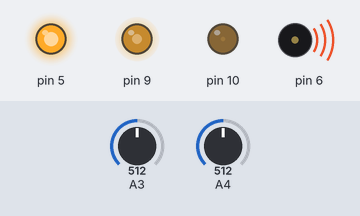
Bench run of a sketch on a simulated Arduino Leonardo, built with avr-gcc and run on an emulated ATmega32U4. Parts: output pins drawn as LEDs (lit = HIGH), buzzer (waves = sounding). Inputs (shaded band) come from the test bench; at power-on: A4 = 512, A3 = 512.

Above: at 1.2 s.
1.3 s: A4 set to 716
At 1.6 s:
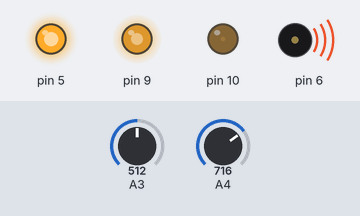
2.8 s: A3 set to 272
4.3 s: A3 set to 239
At 5.1 s:
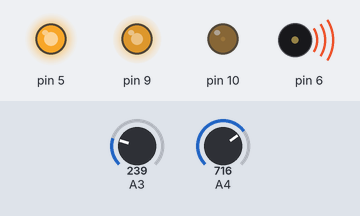
5.8 s: A4 set to 900
At 6.3 s:
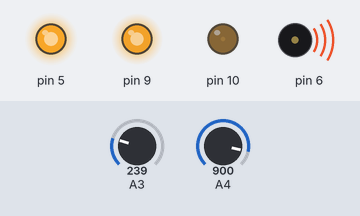
7.3 s: A3 set to 122
At 8.5 s:
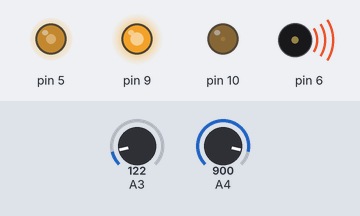
8.8 s: A4 set to 511
At 9.7 s:
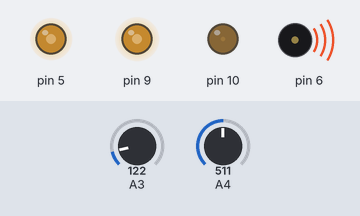
Timing chart, 0 to 11.3 s (numbered marks = the images above; inputs shaded):
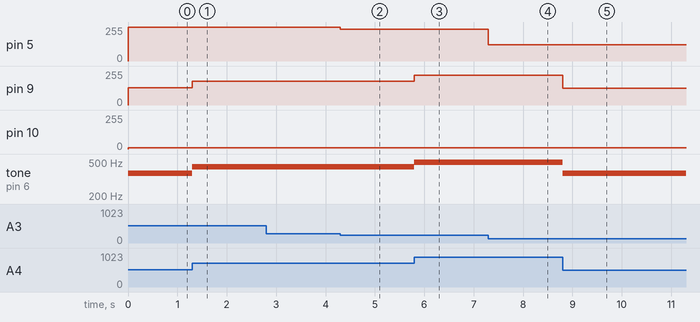

The sketch:

EsploraMusicLightShow.ino
```cpp
/*
  Esplora Music Light Show

 Created on 2 March 2015
 by D. Novogrodsky

 This example is in the public domain.
 */

#include <Esplora.h>

// here is the list of notes for the instrument
// these are the frequencies for the notes from middle C
// to one octave above middle C:
const int note[] = {
262, // C
277, // C#
294, // D
311, // D#
330, // E
349, // F
370, // F#
392, // G
415, // G#
440, // A
466, // A#
494, // B
523  // C next octave
};

const int color[] = {
262, // C
277, // C#
294, // D
311, // D#
330, // E
349, // F
370, // F#
392, // G
415, // G#
440, // A
466, // A#
494, // B
523  // C next octave
};
void setup() {
  // There's nothing to set up for this sketch
}

void loop() {
  // if the button labeled SWITCH_UP.  If it is
  // down play a note and flash some color
  // depending on the note
    if (Esplora.readButton(SWITCH_UP) == LOW) {
      // reading sensors for input
    int slider = Esplora.readSlider();
    int mic = Esplora.readMicrophone();

    // use map() to map the slider's range to the
    // range of notes you have:
    byte thisNote = map(slider, 0, 1023, 0, 13);
    // play the note corresponding to the slider's position:
    Esplora.tone(note[thisNote]);

   // reading the slider for a note, in this care blue
    byte blue = slider/4;
    byte red   = constrain(mic, 0, 255);

    Esplora.writeRGB(red,10,blue);
  }
  else {
    // if the button isn't pressed, turn the note off:
    Esplora.noTone();
    Esplora.writeRGB(0,0,0);
  }


}
```

Measured:
- after the input at 1.3 s, pin 9: 128/255 → 179/255 at once; tone on pin 6: 370 Hz → 440 Hz at once
- after the input at 2.8 s, every drawn part: stays the same
- after the input at 4.3 s, pin 5: 255/255 → 239/255 at once
- after the input at 5.8 s, pin 9: 179/255 → 225/255 at once; tone on pin 6: 440 Hz → 494 Hz at once
- after the input at 7.3 s, pin 5: 239/255 → 122/255 at once
- after the input at 8.8 s, pin 9: 225/255 → 127/255 at once; tone on pin 6: 494 Hz → 370 Hz at once
